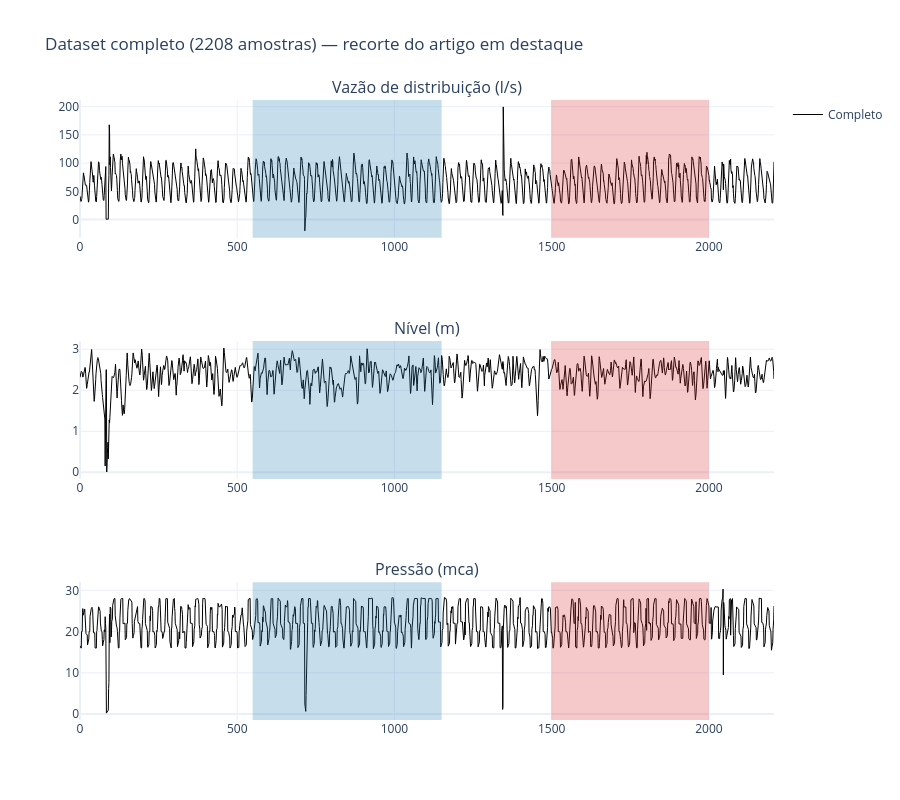

Notebook code cell kept with this figure:
### Markdown cell above
### Séries completas, com o recorte do artigo destacado

Áreas sombreadas marcam `treino` (550:1150) e `teste` (1500:2000) do artigo; o resto da série nunca entra no ajuste nem na validação publicados.

### Code cell
labels = {
    "vazao_distribuicao": "Vazão de distribuição (l/s)",
    "nivel_res": "Nível (m)",
    "pressao": "Pressão (mca)",
}

fig = make_subplots(rows=3, cols=1, subplot_titles=list(labels.values()))
for i, (col, label) in enumerate(labels.items()):
    fig.add_trace(
        go.Scatter(
            x=full_df.index,
            y=full_df[col],
            name="Completo",
            line=dict(color="black", width=1),
            showlegend=(i == 0),
        ),
        row=i + 1,
        col=1,
    )
    for name, sl, color in (
        ("Treino (artigo)", TRAIN_SLICE, "rgba(31,119,180,0.25)"),
        ("Teste (artigo)", TEST_SLICE, "rgba(214,39,40,0.25)"),
    ):
        fig.add_vrect(
            x0=sl.start,
            x1=sl.stop,
            fillcolor=color,
            line_width=0,
            row=i + 1,
            col=1,
        )
fig.update_layout(
    title_text="Dataset completo (2208 amostras) — recorte do artigo em destaque",
    height=800,
    template="plotly_white",
)
fig.show()

### Figure 1 — Plotly figure (JSON) as saved in the notebook; plotly's stock layout.template omitted (floating-point values rounded to 4 significant figures; data arrays with more than 128 entries replaced by an {"elided": "..."} marker saying what was removed)
{"data": [{"line": {"color": "black", "width": 1}, "name": "Completo", "showlegend": true, "type": "scatter", "x": {"elided": "2208 int values"}, "xaxis": "x", "y": {"elided": "2208 float values"}, "yaxis": "y"}, {"line": {"color": "black", "width": 1}, "name": "Completo", "showlegend": false, "type": "scatter", "x": {"elided": "2208 int values"}, "xaxis": "x2", "y": {"elided": "2208 float values"}, "yaxis": "y2"}, {"line": {"color": "black", "width": 1}, "name": "Completo", "showlegend": false, "type": "scatter", "x": {"elided": "2208 int values"}, "xaxis": "x3", "y": {"elided": "2208 float values"}, "yaxis": "y3"}], "layout": {"annotations": [{"font": {"size": 16}, "showarrow": false, "text": "Vazão de distribuição (l/s)", "x": 0.5, "xanchor": "center", "xref": "paper", "y": 1.0, "yanchor": "bottom", "yref": "paper"}, {"font": {"size": 16}, "showarrow": false, "text": "Nível (m)", "x": 0.5, "xanchor": "center", "xref": "paper", "y": 0.6111, "yanchor": "bottom", "yref": "paper"}, {"font": {"size": 16}, "showarrow": false, "text": "Pressão (mca)", "x": 0.5, "xanchor": "center", "xref": "paper", "y": 0.2222, "yanchor": "bottom", "yref": "paper"}], "height": 800, "shapes": [{"fillcolor": "rgba(31,119,180,0.25)", "line": {"width": 0}, "type": "rect", "x0": 549, "x1": 1150, "xref": "x", "y0": 0, "y1": 1, "yref": "y domain"}, {"fillcolor": "rgba(214,39,40,0.25)", "line": {"width": 0}, "type": "rect", "x0": 1499, "x1": 2000, "xref": "x", "y0": 0, "y1": 1, "yref": "y domain"}, {"fillcolor": "rgba(31,119,180,0.25)", "line": {"width": 0}, "type": "rect", "x0": 549, "x1": 1150, "xref": "x2", "y0": 0, "y1": 1, "yref": "y2 domain"}, {"fillcolor": "rgba(214,39,40,0.25)", "line": {"width": 0}, "type": "rect", "x0": 1499, "x1": 2000, "xref": "x2", "y0": 0, "y1": 1, "yref": "y2 domain"}, {"fillcolor": "rgba(31,119,180,0.25)", "line": {"width": 0}, "type": "rect", "x0": 549, "x1": 1150, "xref": "x3", "y0": 0, "y1": 1, "yref": "y3 domain"}, {"fillcolor": "rgba(214,39,40,0.25)", "line": {"width": 0}, "type": "rect", "x0": 1499, "x1": 2000, "xref": "x3", "y0": 0, "y1": 1, "yref": "y3 domain"}], "title": {"text": "Dataset completo (2208 amostras) — recorte do artigo em destaque"}, "xaxis": {"anchor": "y", "domain": [0.0, 1.0]}, "xaxis2": {"anchor": "y2", "domain": [0.0, 1.0]}, "xaxis3": {"anchor": "y3", "domain": [0.0, 1.0]}, "yaxis": {"anchor": "x", "domain": [0.7778, 1.0]}, "yaxis2": {"anchor": "x2", "domain": [0.3889, 0.6111]}, "yaxis3": {"anchor": "x3", "domain": [0.0, 0.2222]}}}
